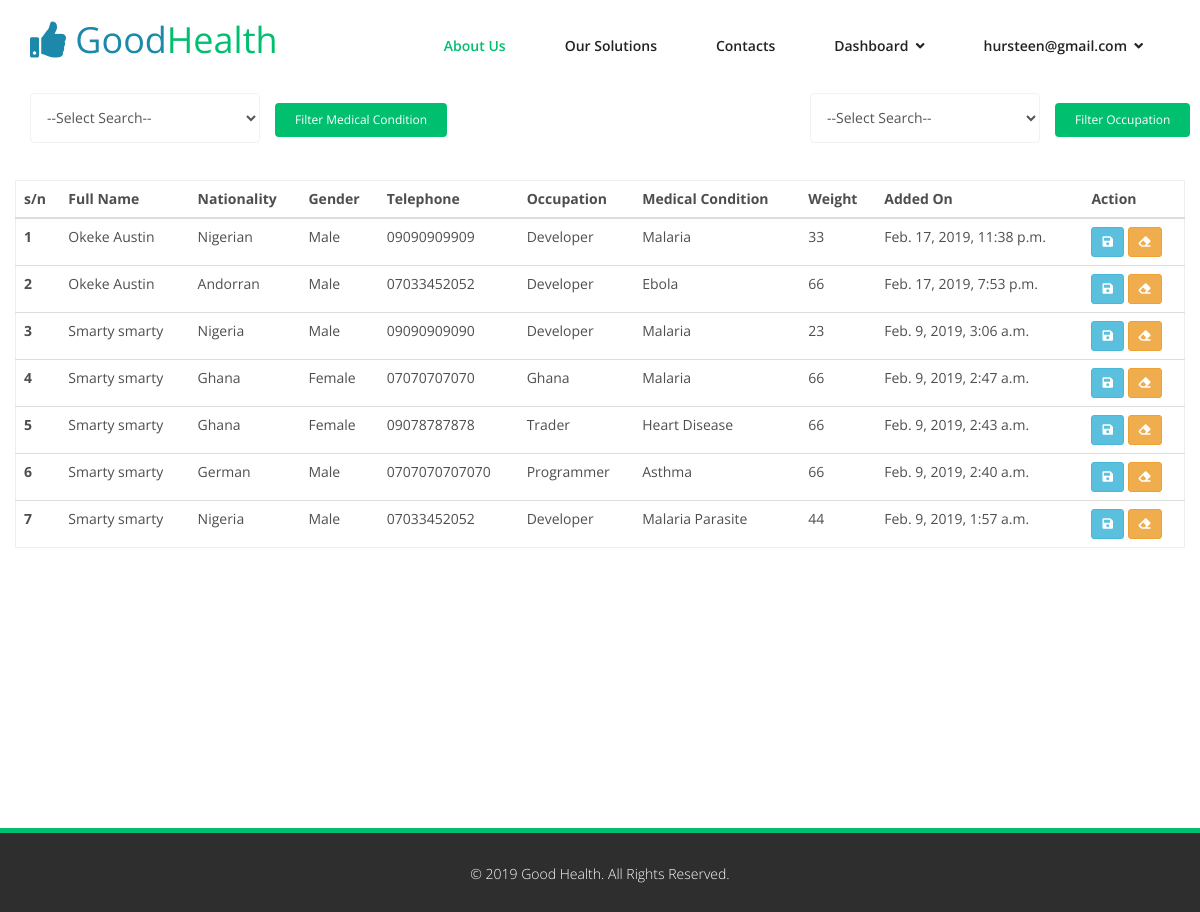
Page /dashboard/all-medical-report (signed in) on the earlier database version.
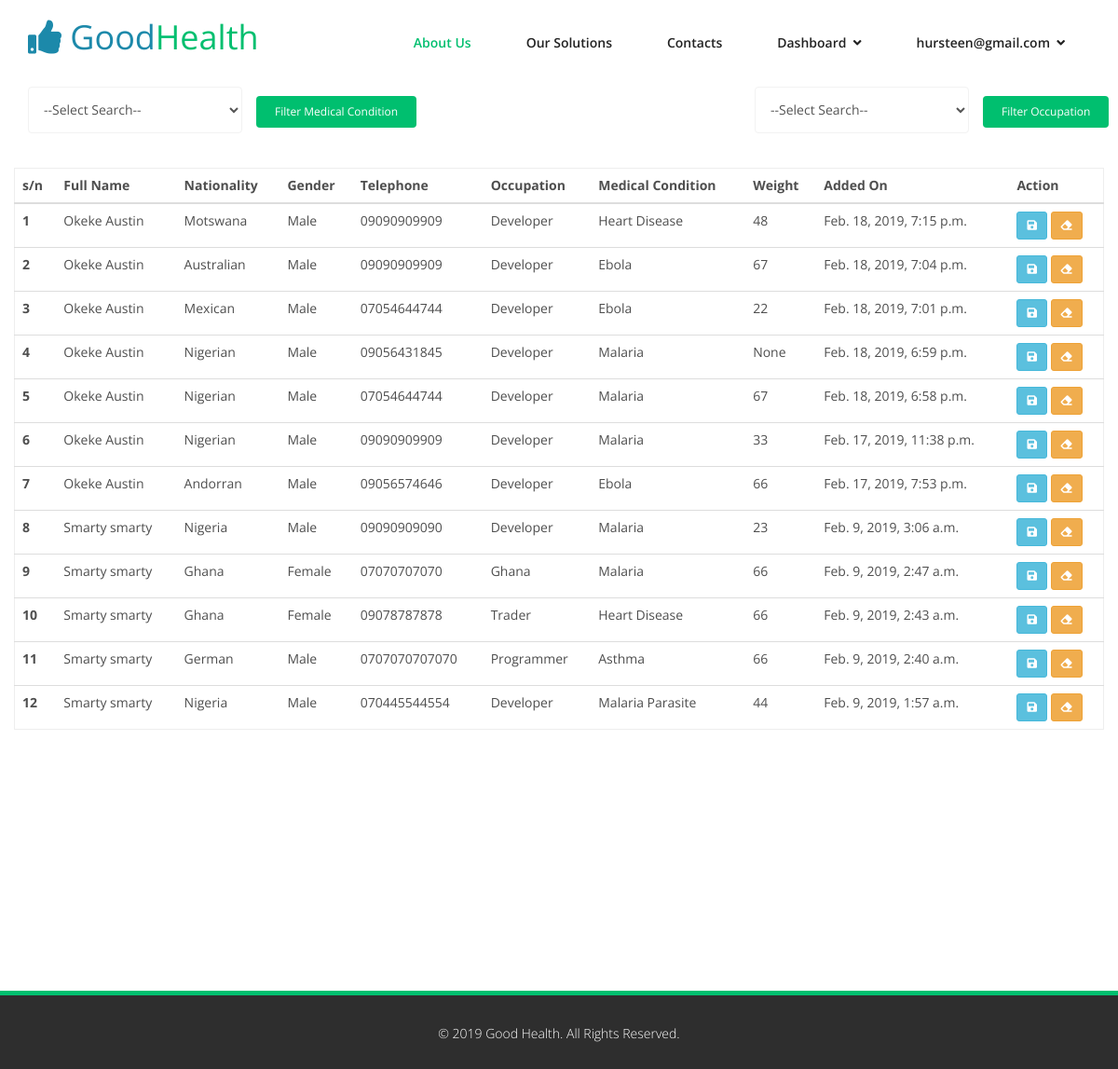
Same page on the later database version.
### dashboard/models.py (models this page shows, shortened)
class MedicalReport(models.Model):
     user_id = models.ForeignKey(User, on_delete=models.CASCADE, related_name='user_ids')
     gender = models.CharField(max_length=1)
     nationality = models.CharField(max_length=100)
     state = models.CharField(max_length=100)
     address = models.CharField(max_length=255)
     telephone = models.CharField(max_length=50)
     occupation = models.CharField(max_length=50)
     dob = models.DateField(blank=True, null=True)
     medical_condition = models.CharField(max_length=255)
     weight = models.IntegerField(blank=True, null=True)
     marital_status = models.CharField(max_length=1)
     date_added = models.DateTimeField(default=datetime.now, blank=True, null=True)
     date_updated = models.DateTimeField(default=datetime.now, blank=True, null=True)

### accounts/models.py (models this page shows, shortened)
class User(AbstractBaseUser, PermissionsMixin):
    username = None
    email = models.EmailField(_('email address'), unique=True)
    first_name = models.CharField(_('first name'), max_length=30, blank=True)
    last_name = models.CharField(_('last name'), max_length=30, blank=True)
    date_joined = models.DateTimeField(
        _('date joined'), default=datetime.now)
    last_login = models.DateTimeField(
        _('last login'), default=datetime.now)
    is_active = models.BooleanField(_('active'), default=True)
    is_staff = models.BooleanField(_('is staff'), default=False)
    avatar = models.ImageField(upload_to='avatars/', null=True, blank=True)
    USERNAME_FIELD = 'email'
    REQUIRED_FIELDS = []
    objects = UserManager()
    class Meta:
        verbose_name = _('user')
        verbose_name_plural = _('users')
    def get_full_name(self):
        full_name = '%s %s' % (self.first_name, self.last_name)
        return full_name.strip()

### dashboard/views.py (the view)
# urls.py: path('all-medical-report', views.all_medical_report, name='all_medical_report'),
@login_required(login_url="/accounts/login")
def all_medical_report(request):
    if request.method == 'POST' and request.POST['search_element'] != 'none':
        search_element = (request.POST['search_element']).casefold()
        all_medical_report = MedicalReport.objects.filter(
            medical_condition=search_element)
        all_medical_conditions = MedicalReport.objects.values_list(
            'medical_condition')
        all_statistics = Counter(all_medical_conditions)
        context = {'all_medical_report': all_medical_report, 'all_statistics': all_statistics}
        return render(request, 'dashboard/all_medical_report.html', context)
    else:
        all_medical_report = MedicalReport.objects.all().order_by('-id')
        all_medical_conditions = MedicalReport.objects.values_list(
            'medical_condition')
        all_occupations = MedicalReport.objects.values_list(
            'occupation')
        all_statistics = Counter(all_medical_conditions)
        occupations = Counter(all_occupations)
        context = {'all_medical_report': all_medical_report,
                   'all_statistics': all_statistics, 'occupations': occupations}
        return render(request, 'dashboard/all_medical_report.html', context)

### dashboard/templates/dashboard/all_medical_report.html (shortened to what this page needs)
{% extends 'base.html' %}
{% block content %}
{% load static %}
<div class="container mt-5 pad-md-0">
    <div class="col-md-4">
        <form action="{% url 'all_medical_report' %}" method="POST" id="ajax-medical-record-filter">
            <div class="row">
                <div class="col-md-8 form-group">
                    <select data-field="medical_condition" id="medical-conditions" class='form-control' required="required">
                        <option value="all" >--Select Search--</option>
                    </select>&nbsp; &nbsp;
                </div>
                <div class="col-md-4 pad-md-0">
                    <button  class="btn btn-primary btn-sm" >Filter Medical Condition</button>
                </div>
            </div>
        </form>
    </div>
    <div class="col-md-4 col-md-offset-4">
        <form action="#" method="POST" id="ajax-medical-record-filter-occupation">
            <div class="row">
                <div class="col-md-8 form-group">
                    <select data-field="occupation" id="occupation" class='form-control' required="required">
                        <option value="all" >--Select Search--</option>
                    </select>&nbsp; &nbsp;
                </div>
                <div class="col-md-4 pad-md-0">
                    <button  class="btn btn-primary btn-sm" >Filter Occupation</button>
                </div>
            </div>
        </form>
    </div>
    <table class="table table-hover add-border" id="mytable" class="w3-table-all">
        <thead class="header">
            <tr>
                <th scope="col">s/n</th>
                <th scope="col">Full Name</th>
                <th scope="col">Nationality</th>
                <th scope="col">Gender</th>
                <th scope="col">Telephone</th>
                <th scope="col">Occupation</th>
                <th scope="col">Medical Condition</th>
                <th scope="col">Weight</th>
                <th scope="col">Added On</th>
                <th scope="col">Action</th>
            </tr>
        </thead>
        <tbody id="js-medical-report">
            {% for report in all_medical_report %}
                {% if forloop.counter|divisibleby:2 %}
                <tr class="table-active">
                {% else %}
                <tr>
                {% endif %}
                    <th scope="row">{{forloop.counter}}</th>
                    <td>{{report.user_id.get_full_name|capfirst}}</td>
                    <td>{{report.nationality|capfirst}}</td>
                    <td>
                        {% if report.gender == "m" %}
                        Male
                        {% elif report.gender == "f" %}
                        Female
                        {% else %}
                        Others
                        {% endif %}
                    <td>{{report.telephone}}</td>
                    <td>{{report.occupation|capfirst}}</td>
                    <td>{{report.medical_condition|title}}</td>
                    <td>{{report.weight}}</td>
                    <td>{{report.date_added}}</td>
                    <td>
                        <a class="btn btn-sm btn-info" type="button" title="Save Report" data-toggle="tooltip" data-placement="top" style="color: #fff;"><i class="fas fa-save"></i> </a>
                        <a class="btn btn-sm btn-warning" title="Remove Report" style="color: #fff;"><i class="fas fa-eraser"></i></a>
                    </td>
                </tr>
                {% empty %}
                    <tr class="table-active">
                        <td colspan="10" class="text-center">Sorry, there is no medical record yet.</td>
                    </tr>
            {% endfor %}
        </tbody>
    </table>
</div>
{% endblock %}

Differences in the rows shown:
added MedicalReport: user_id.get_full_name "Okeke Austin", nationality "Motswana", gender "Male", telephone "09090909909", occupation "Developer", medical_condition "Heart Disease", weight "48", date_added "Feb. 18, 2019, 7:15 p.m."
added MedicalReport: user_id.get_full_name "Okeke Austin", nationality "Australian", gender "Male", telephone "09090909909", occupation "Developer", medical_condition "Ebola", weight "67", date_added "Feb. 18, 2019, 7:04 p.m."
added MedicalReport: user_id.get_full_name "Okeke Austin", nationality "Mexican", gender "Male", telephone "07054644744", occupation "Developer", medical_condition "Ebola", weight "22", date_added "Feb. 18, 2019, 7:01 p.m."
added MedicalReport: user_id.get_full_name "Okeke Austin", nationality "Nigerian", gender "Male", telephone "09056431845", occupation "Developer", medical_condition "Malaria", weight "None", date_added "Feb. 18, 2019, 6:59 p.m."
added MedicalReport: user_id.get_full_name "Okeke Austin", nationality "Nigerian", gender "Male", telephone "07054644744", occupation "Developer", medical_condition "Malaria", weight "67", date_added "Feb. 18, 2019, 6:58 p.m."
changed MedicalReport "Andorran": telephone "07033452052" → "09056574646"
changed MedicalReport "Malaria Parasite": telephone "07033452052" → "070445544554"
